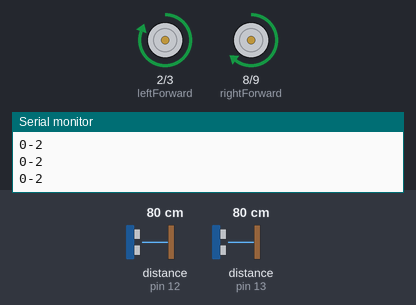
This sketch was run on a simulated Arduino Uno, built with avr-gcc and run on an emulated ATmega328P. On the bench: motor-driver pin pairs drawn as motors (green arrow = first pin HIGH = forward, orange = second pin HIGH = backward, longer = more drive, scaled by the enable pin), the last lines printed to the serial monitor. Wiring (inferred from the names in the program): 2 × ultrasonic range finder: trigger pin 10, echo pin 12 / trigger pin 11, echo pin 13. The inputs (shaded band) are chosen by the test bench; at power-on: distance to the obstacle (sensors on pin 12, pin 13) 80 cm. The echo pulse lasts 58.3 µs per cm.

Above: at 1.2 s.
1.3 s: distance to the obstacle (sensor on pin 12) set to 36 cm
2.8 s: distance to the obstacle (sensor on pin 12) set to 31 cm
At 3.7 s:
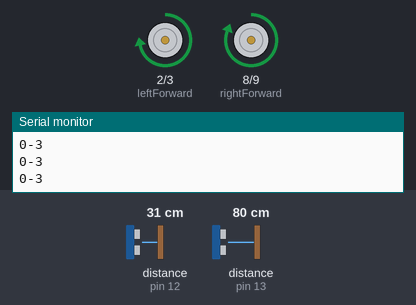
4.3 s: distance to the obstacle (sensor on pin 13) set to 28 cm
5.8 s: distance to the obstacle (sensor on pin 13) set to 22 cm
At 6.1 s:
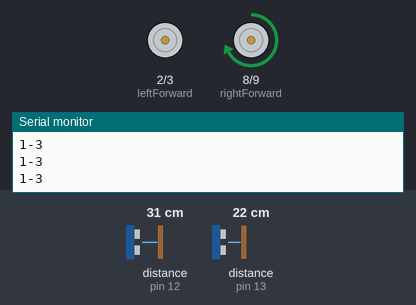
7.3 s: distance to the obstacle (sensor on pin 13) set to 35 cm
At 8.4 s:
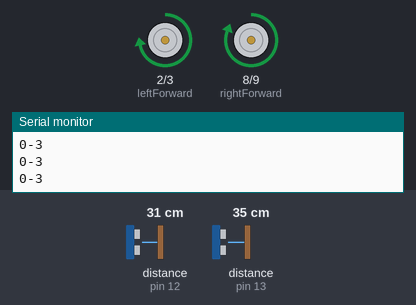
8.8 s: distance to the obstacle (sensor on pin 12) set to 28 cm
10.3 s: distance to the obstacle (sensor on pin 12) set to 22 cm
At 10.7 s:
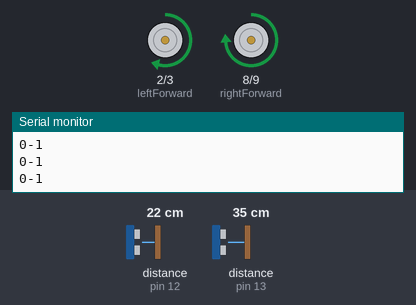
Timing chart, 0 to 12.8 s (numbered marks = the images above; inputs shaded):
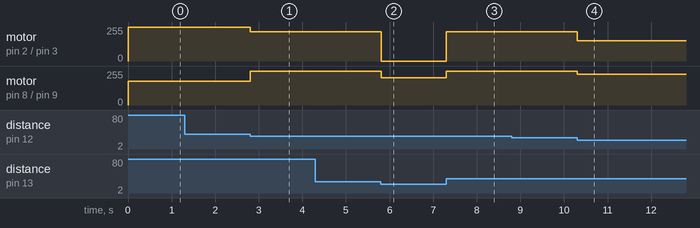

Measured:
- the behaviour switches between 34 and 33 cm on distance to the obstacle (sensor on pin 12) (found by bisection; images 0 and 1)
- the behaviour switches between 26 and 25 cm on distance to the obstacle (sensor on pin 13) (found by bisection; images 1 and 2)
- the behaviour switches between 26 and 25 cm on distance to the obstacle (sensor on pin 12) (found by bisection; images 3 and 4)
- after the input at 2.8 s, motor on pin 2 (leftForward) / pin 3 (leftBackward): forward 255/255 → forward 221/255 at once; motor on pin 8 (rightForward) / pin 9 (rightBackward): forward 178/255 → forward 255/255 at once
- after the input at 5.8 s, motor on pin 2 (leftForward) / pin 3 (leftBackward): forward 221/255 → stopped at once; motor on pin 8 (rightForward) / pin 9 (rightBackward): forward 255/255 → forward 204/255 at once
- after the input at 7.3 s, motor on pin 2 (leftForward) / pin 3 (leftBackward): stopped → forward 221/255 at once; motor on pin 8 (rightForward) / pin 9 (rightBackward): forward 204/255 → forward 255/255 at once
- after the input at 10.3 s, motor on pin 2 (leftForward) / pin 3 (leftBackward): forward 221/255 → forward 153/255 at once; motor on pin 8 (rightForward) / pin 9 (rightBackward): forward 255/255 → forward 229/255 at once

The sketch:

Main.ino
```cpp
//Distance sensors
const int trigg_front = 11;
const int echo_front = 13;
const int trigg_dx = 10;
const int echo_dx = 12;

// Motors
const int leftForward = 2;
const int leftBackward = 3;
const int rightForward = 8;
const int rightBackward = 9;
const int enableLeft = 6;
const int enableRight = 5;

// Variables
int speedMotorsLeft= 0;
int speedMotorsRight= 0;
int MAX_SPEED = 255;      //---> WTF?! btw 0-255
float distance_front;
float distance_dx;
int toCloseFront = 25; //--> set to 10  OR intervall?
int toCloseWall = 25; //--> set to 10  OR intervall?
int toFarWall = 33; //--> set to 10  OR intervall?


void setup()
{
  Serial.begin(9600);
  pinMode(trigg_front, OUTPUT);
  pinMode(echo_front, INPUT);
  pinMode(trigg_dx, OUTPUT);
  pinMode(echo_dx, INPUT);

  pinMode(leftForward , OUTPUT);
  pinMode(leftBackward , OUTPUT);
  pinMode(rightForward , OUTPUT);
  pinMode(rightBackward , OUTPUT);

}

void loop()
{
Main:
  float distance_front = DISTANCE_f(echo_front, trigg_front);
  float distance_dx = DISTANCE_r(echo_dx, trigg_dx);
  //Serial.print(distance_front);
  //Serial.println(distance_dx);
  //delay(2000);
  if (distance_front == 1 && distance_dx == 1){
    Serial.println("1-1");
    LEFT_STRONG();
  }
  else if (distance_front == 1 && distance_dx == 3){
    Serial.println("1-3");
    LEFT_STRONG();
  }
  else if (distance_front == 1 && distance_dx == 2){
      Serial.println("1-2");
    LEFT_STRONG();
  }
  else if (distance_front == 0 && distance_dx == 1){
    Serial.println("0-1");
    LEFT_LIGHT();
  }
  else if (distance_front == 0 && distance_dx == 3){
    Serial.println("0-3");
    FOWARD();
  }
  else if (distance_front == 0 && distance_dx == 2){
    Serial.println("0-2");
    RIGHT_LIGHT();
  }
  else{
    FOWARD();
  }
}


//FUNCTIONS:
float DISTANCE_f(int echo, int trigg)
{
  digitalWrite(trigg, HIGH);
  delayMicroseconds(10);
  digitalWrite(trigg, LOW);
  float distance = 0.034 * pulseIn(echo, HIGH) / 2;
  int output;
  if (distance <= toCloseFront){
    output = 1; // "On"
  }
  else{
    output = 0; // "Off"
  }
  return output;
}


float DISTANCE_r(int echo, int trigg)
{
  digitalWrite(trigg, HIGH);
  delayMicroseconds(10);
  digitalWrite(trigg, LOW);
  float distance = 0.034 * pulseIn(echo, HIGH) / 2;
  int output;
  if (distance < toCloseWall){
    output = 1; // toClose
  }
  else if (distance > toFarWall){
    output = 2;
  }
  else{
    output = 3; // "Good"
  }
  return output;
}


void BACKWARD()
{
  speedMotorsLeft = MAX_SPEED;
  speedMotorsRight = MAX_SPEED;

  analogWrite(enableRight , speedMotorsRight);
  digitalWrite(rightBackward , HIGH);
  digitalWrite(rightForward , LOW);
  analogWrite(enableLeft , speedMotorsLeft);
  digitalWrite(leftForward , LOW);
  digitalWrite(leftBackward , HIGH);
}


void BACKWARD_RIGHT()
{
  speedMotorsLeft = MAX_SPEED;
  speedMotorsRight = MAX_SPEED * 0.7;

  analogWrite(enableRight , speedMotorsRight);
  digitalWrite(rightBackward , HIGH);
  digitalWrite(rightForward , LOW);
  analogWrite(enableLeft , speedMotorsLeft);
  digitalWrite(leftForward , LOW);
  digitalWrite(leftBackward , HIGH);
}


void FOWARD()
{
  speedMotorsLeft = MAX_SPEED * 0.87;
  speedMotorsRight = MAX_SPEED;

  analogWrite(enableLeft , speedMotorsLeft);
  digitalWrite(leftForward , HIGH);
  digitalWrite(leftBackward , LOW);
  analogWrite(enableRight , speedMotorsRight);
  digitalWrite(rightBackward , LOW);
  digitalWrite(rightForward , HIGH);
}


void LEFT_STRONG()
{
  speedMotorsLeft = 0;
  speedMotorsRight = MAX_SPEED * 0.8;

  analogWrite(enableRight , speedMotorsRight);
  digitalWrite(rightBackward , LOW);
  digitalWrite(rightForward , HIGH);
  analogWrite(enableLeft , speedMotorsLeft);
  digitalWrite(leftForward , LOW);
  digitalWrite(leftBackward , LOW);
}


void RIGHT_STRONG()
{
  speedMotorsLeft = MAX_SPEED * 0.8;
  speedMotorsRight = 0;

  analogWrite(enableRight , speedMotorsRight);
  digitalWrite(rightBackward , LOW);
  digitalWrite(rightForward , LOW);
  analogWrite(enableLeft , speedMotorsLeft);
  digitalWrite(leftForward , HIGH);
  digitalWrite(leftBackward , LOW);
}


void LEFT_LIGHT()
{
  speedMotorsLeft = MAX_SPEED * 0.6;
  speedMotorsRight = MAX_SPEED * 0.9;

  analogWrite(enableRight , speedMotorsRight);
  digitalWrite(rightBackward , LOW);
  digitalWrite(rightForward , HIGH);
  analogWrite(enableLeft , speedMotorsLeft);
  digitalWrite(leftForward , HIGH);
  digitalWrite(leftBackward , LOW);
}


void RIGHT_LIGHT()
{
  speedMotorsLeft = MAX_SPEED;
  speedMotorsRight = MAX_SPEED * 0.7;

  analogWrite(enableRight , speedMotorsRight);
  digitalWrite(rightBackward , LOW);
  digitalWrite(rightForward , HIGH);
  analogWrite(enableLeft , speedMotorsLeft);
  digitalWrite(leftForward , HIGH);
  digitalWrite(leftBackward , LOW);
}

// not used
void STOP()
{
  speedMotorsLeft = 0;
  speedMotorsRight = 0;

  analogWrite(enableRight , speedMotorsRight);
  digitalWrite(rightBackward , HIGH);
  digitalWrite(rightForward , LOW);
  analogWrite(enableLeft , speedMotorsLeft);
  digitalWrite(leftForward , HIGH);
  digitalWrite(leftBackward , LOW);
}
```
